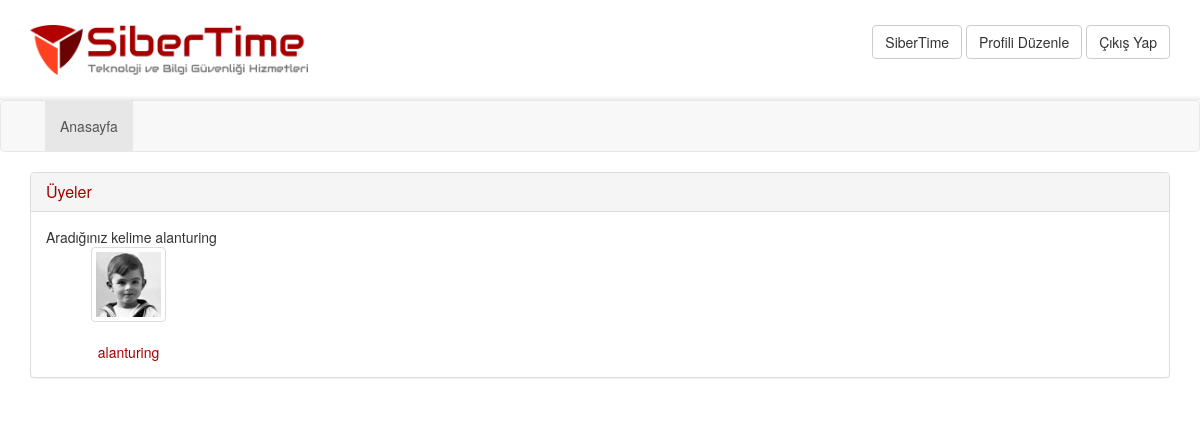
The app's page /search.php?user=alanturing (signed in) with its own data.
### tables this page shows
CREATE TABLE `users` (
  `userId` int(11) NOT NULL,
  `username` varchar(250) NOT NULL,
  `password` varchar(250) NOT NULL,
  `userNameSurname` varchar(250) NOT NULL,
  `userEmail` varchar(250) NOT NULL,
  `userCity` varchar(250) NOT NULL,
  `userImage` varchar(500) NOT NULL DEFAULT '/img/mustafa-kemal-ataturk.jpg'
);

### search.php (the view, shortened to what this page needs)
<!DOCTYPE html>
<html lang="en">
<?php require_once 'include/head.php' ?>
<body>
<?php
$userQuery = mysql_query("SELECT * FROM users WHERE userId = '{$_SESSION['login']}'");
if (mysql_affected_rows()) {
    @$userRow = mysql_fetch_assoc($userQuery);
}
?>
<header>
    <div class="container">
        <img style="height: 50px;" src="img/logo.png" class="logo" alt="">
        <form class="form-inline">
            <a type="submit" href="profile.php?id=<?php echo $userRow['userId'] ?>"
               class="btn btn-default"><?php echo $userRow['userNameSurname'] ?></a>
            <a type="submit" href="editProfile.php?id=<?php echo $userRow['userId'] ?>" class="btn btn-default">Profili
                Düzenle</a>
            <a type="submit" href="logout.php" class="btn btn-default">Çıkış Yap</a>
        </form>
    </div>
</header>
<?php require_once 'include/nav.php' ?>
<section>
    <div class="container">
        <div class="row">
            <div class="col-md-12">
                <div class="panel panel-default friends">
                    <div class="panel-heading">
                        <h3 class="panel-title">Üyeler</h3>
                    </div>
                    <div class="panel-body">
                        <?php echo 'Aradığınız kelime '.$_GET['user']; ?>
                        <ul>
                            <?php
                            if (isset($_GET['user'])) {
                                $searchUser = $_GET['user'];
                                $userQuery = mysql_query("SELECT * FROM users where username like '%$searchUser%'");
                                if (mysql_affected_rows()) {
                                    while ($usersRows = mysql_fetch_assoc($userQuery)) {
                                        ?>
                                        <li><a href="profile.php?id=<?php echo $usersRows['userId'] ?>"
                                               class="thumbnail"><img style="width: 65px;height: 65px"
                                                                      src="<?php echo $usersRows['userImage'] ?>"
                                                                      alt=""></a><div class="text-center"><a href="profile.php?id=<?php echo $usersRows['userId'] ?>"><?php echo $usersRows['username'] ?></a> </div>
                                        </li>
                                        <?php
                                    }
                                }
                            }
                            ?>
                        </ul>
                        <div class="clearfix"></div>
                    </div>
                </div>
            </div>
        </div>
    </div>
</section>

### css/style.css (style rules this page uses)
header { background-image: linear-gradient(#fff, #fff 95%, #ececec); color:#fff; min-height: 100px; padding-top: 25px; }
header form { float:right; }
header .logo { float:left; }
.panel-heading { color: #a40000 !important }
.friends li { list-style: none; padding:0 5px; display:inline; float:left; }
.friends img { width: 55px; }

### records on screen
users: userNameSurname "SiberTime"
users: userImage (picture), username "alanturing"

### other values on screen
$_GET['user'] "alanturing"
